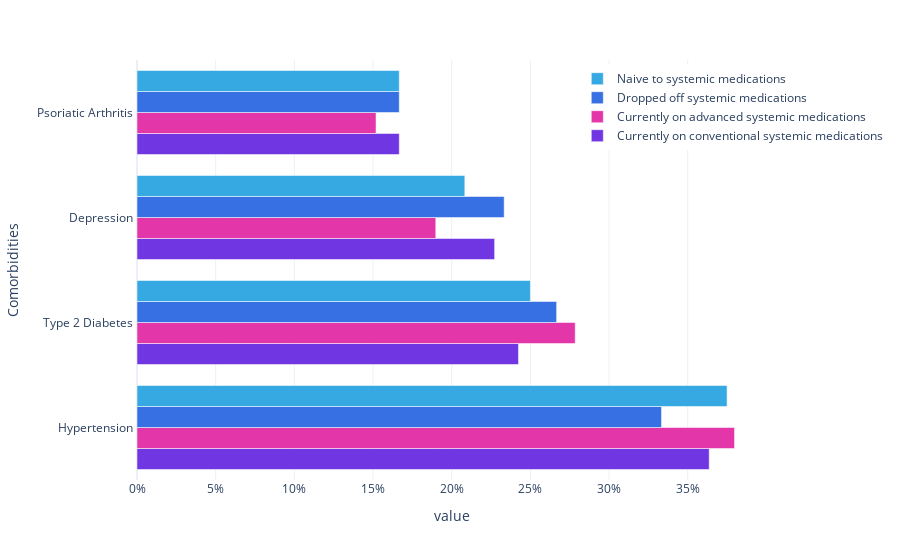

Notebook code cell kept with this figure:
### Code cell
plib.plot_multi_series_horizontal(
    data=comorbidities,
    x_labels=['Currently on conventional systemic medications','Currently on advanced systemic medications', 'Dropped off systemic medications', 'Naive to systemic medications'],
    y_label='Comorbidities',
    colors=PERMEA_COLOR_WHEEL_5_COMMERCIAL,
    title='Percentage of Patients with Comorbidities by Treatment Status',
    template='plotly_white',
    normalize=True,
    
)

### Figure 1 — Plotly figure (JSON) as saved in the notebook; plotly's stock layout.template omitted (floating-point values rounded to 4 significant figures)
{"data": [{"alignmentgroup": "True", "hovertemplate": "variable=Currently on conventional systemic medications<br>value=%{x}<br>Comorbidities=%{y}<extra></extra>", "legendgroup": "Currently on conventional systemic medications", "marker": {"color": "rgb(112, 54, 226)", "pattern": {"shape": ""}}, "name": "Currently on conventional systemic medications", "offsetgroup": "Currently on conventional systemic medications", "orientation": "h", "showlegend": true, "textposition": "auto", "type": "bar", "x": [36.36, 24.24, 22.73, 16.67], "xaxis": "x", "y": ["Hypertension ", "Type 2 Diabetes ", "Depression ", "Psoriatic Arthritis "], "yaxis": "y"}, {"alignmentgroup": "True", "hovertemplate": "variable=Currently on advanced systemic medications<br>value=%{x}<br>Comorbidities=%{y}<extra></extra>", "legendgroup": "Currently on advanced systemic medications", "marker": {"color": "rgb(226, 54, 169)", "pattern": {"shape": ""}}, "name": "Currently on advanced systemic medications", "offsetgroup": "Currently on advanced systemic medications", "orientation": "h", "showlegend": true, "textposition": "auto", "type": "bar", "x": [37.97, 27.85, 18.99, 15.19], "xaxis": "x", "y": ["Hypertension ", "Type 2 Diabetes ", "Depression ", "Psoriatic Arthritis "], "yaxis": "y"}, {"alignmentgroup": "True", "hovertemplate": "variable=Dropped off systemic medications<br>value=%{x}<br>Comorbidities=%{y}<extra></extra>", "legendgroup": "Dropped off systemic medications", "marker": {"color": "rgb(54, 112, 226)", "pattern": {"shape": ""}}, "name": "Dropped off systemic medications", "offsetgroup": "Dropped off systemic medications", "orientation": "h", "showlegend": true, "textposition": "auto", "type": "bar", "x": [33.33, 26.67, 23.33, 16.67], "xaxis": "x", "y": ["Hypertension ", "Type 2 Diabetes ", "Depression ", "Psoriatic Arthritis "], "yaxis": "y"}, {"alignmentgroup": "True", "hovertemplate": "variable=Naive to systemic medications<br>value=%{x}<br>Comorbidities=%{y}<extra></extra>", "legendgroup": "Naive to systemic medications", "marker": {"color": "rgb(54, 169, 226)", "pattern": {"shape": ""}}, "name": "Naive to systemic medications", "offsetgroup": "Naive to systemic medications", "orientation": "h", "showlegend": true, "textposition": "auto", "type": "bar", "x": [37.5, 25, 20.83, 16.67], "xaxis": "x", "y": ["Hypertension ", "Type 2 Diabetes ", "Depression ", "Psoriatic Arthritis "], "yaxis": "y"}], "layout": {"barmode": "group", "legend": {"title": {"text": ""}, "tracegroupgap": 0, "traceorder": "reversed", "x": 0.7, "xanchor": "left", "y": 0.99, "yanchor": "top"}, "margin": {"t": 60}, "xaxis": {"anchor": "y", "domain": [0, 1], "ticksuffix": "%", "title": {"text": "value"}}, "yaxis": {"anchor": "x", "domain": [0, 1], "title": {"text": "Comorbidities"}}}}
